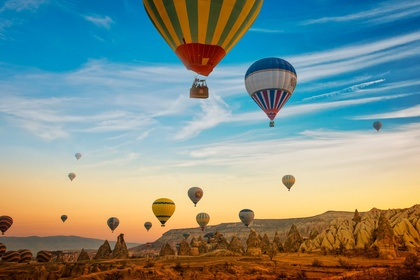
%> input picture Training Images/training_image.jpg, 420 x 280 px, shrunk from 1200 x 800 before the run
$ octave untitled4.m   (GNU Octave 9; MATLAB toolbox functions it lacks are replaced by stand-ins)
%> lines starting %> are read from the running program, lines starting %| are printed output that depends on the picture; long printed decimals are rounded
% 3SK3 Project 3
% Abdulrahman Hamideh - 400170395 - hamideha

training_img = double(imread("Training Images/training_image.jpg"));

r = training_img(:,:,1);
g = training_img(:,:,2);
b = training_img(:,:,3);

r_padded = padarray(r, [2 2], 'symmetric', 'both');
g_padded = padarray(g, [2 2], 'symmetric', 'both');
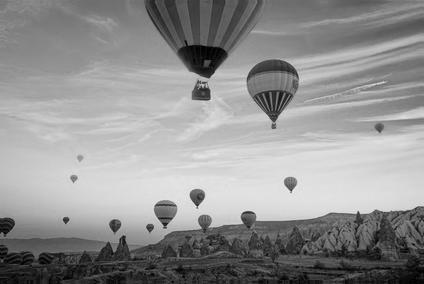
%> g_padded: size 284x424 double; min 0, max 234, mean 145.8
b_padded = padarray(b, [2 2], 'symmetric', 'both');
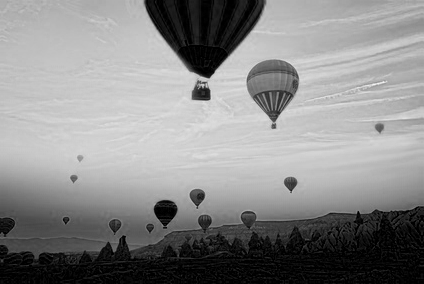
%> b_padded: size 284x424 double; min 0, max 244, mean 137.8

r = r(:);
g = g(:);
b = b(:);

r_patch = im2col(r_padded, [5,5]);
g_patch = im2col(g_padded, [5,5]);
b_patch = im2col(b_padded, [5,5]);

[Ag_rggb, Ab_rggb] = rggb(r_patch, g_patch, b_patch, g, b);
%> in rggb, `Ag = (X'*X)\X'*green;`: Ag = 25 values, max 0.456 at index 13, min -0.145 at index 11, mean 0.04
%> in rggb, `Ab = (X'*X)\X'*blue;`: Ab = 25 values, max 0.322 at index 13, min -0.155 at index 11, mean 0.04
%> Ag_rggb has the same summary as Ag in rggb; Ab_rggb has the same summary as Ab in rggb
[Ar_gbrg, Ab_gbrg] = gbrg(r_patch, g_patch, b_patch, r, b);
%> in gbrg, `Ar = (X'*X)\X'*red;`: Ar = 25 values, max 0.83 at index 13, min -0.166 at index 19, mean 0.0401
%> in gbrg, `Ab = (X'*X)\X'*blue;`: Ab = 25 values, max 0.691 at index 13, min -0.14 at index 23, mean 0.04
%> Ar_gbrg has the same summary as Ar in gbrg; Ab_gbrg has the same summary as Ab in gbrg
[Ar_grbg, Ab_grbg] = grbg(r_patch, g_patch, b_patch, r, b);
%> in grbg, `Ar = (X'*X)\X'*red;`: Ar = 25 values, max 0.748 at index 13, min -0.17 at index 3, mean 0.0401
%> in grbg, `Ab = (X'*X)\X'*blue;`: Ab = 25 values, max 0.752 at index 13, min -0.165 at index 7, mean 0.04
%> Ar_grbg has the same summary as Ar in grbg; Ab_grbg has the same summary as Ab in grbg
[Ar_bggr, Ag_bggr] = bggr(r_patch, g_patch, b_patch, r, g);
%> in bggr, `Ar = (X'*X)\X'*red;`: Ar = 25 values, max 0.48 at index 13, min -0.185 at index 11, mean 0.0401
%> in bggr, `Ag = (X'*X)\X'*green;`: Ag = 25 values, max 0.574 at index 13, min -0.157 at index 11, mean 0.04
%> Ar_bggr has the same summary as Ar in bggr; Ag_bggr has the same summary as Ag in bggr

img_i = imread("testing_image.jpeg");
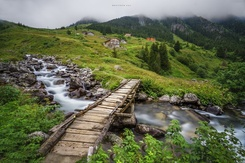
%> input picture testing_image.jpeg, 245 x 163 px, shrunk from 700 x 467 before the run
%> img_i is the input picture: size 163x245x3 uint8; mean R, G, B 101.5, 107.6, 80.1
img = im2double(img_i);
[m, n, z] = size(img);
%> m = 163; n = 245; z = 3

bayer_img = im2double(bayer(img, "bggr"));
bayer_img = padarray(bayer_img, [3 3], 'symmetric', 'both');
%> bayer_img: size 169x251 double
bayer_img(end - 2, :) = []; bayer_img(:, end - 2) = [];
bayer_img(3, :) = []; bayer_img(:, 3) = [];

% Assume BGGR Bayer filter
final_r = zeros(m, n);
final_r(2:2:end, 2:2:end) = img(2:2:end, 2:2:end, 1);
final_g = zeros(m, n);
final_g(1:2:end, 2:2:end) = img(1:2:end, 2:2:end, 2);
final_g(2:2:end, 1:2:end) = img(2:2:end, 1:2:end, 2);
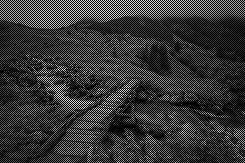
%> final_g: size 163x245 double; min 0, max 0.98, mean 0.211
final_b = zeros(m, n);
final_b(1:2:end, 1:2:end) = img(1:2:end, 1:2:end, 3);

for row = 3:m + 2
    for col = 3:n + 2
        img_mono = bayer_img(row - 2:row + 2, col - 2:col + 2);
        img_mono = img_mono(:);
        if mod(row, 2) && mod(col, 2)
            final_g(row - 2, col - 2) = Ag_bggr'*img_mono;
            final_r(row - 2, col - 2) = Ar_bggr'*img_mono;
        elseif ~mod(row, 2) && ~mod(col, 2)
            final_b(row - 2, col - 2) = Ab_rggb'*img_mono;
            final_g(row - 2, col - 2) = Ag_rggb'*img_mono;
        elseif mod(row, 2) && ~mod(col, 2)
            final_b(row - 2, col - 2) = Ab_gbrg'*img_mono;
            final_r(row - 2, col - 2) = Ar_gbrg'*img_mono;
        elseif ~mod(row, 2) && mod(col, 2)
            final_r(row - 2, col - 2) = Ar_grbg'*img_mono;
            final_b(row - 2, col - 2) = Ab_grbg'*img_mono;
        end
    end
end
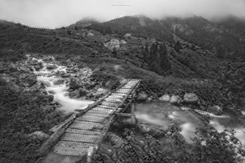
%> final_b: size 163x245 double; min -0.119, max 1, mean 0.314; drawn with min black and max white
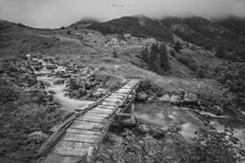
%> final_r: size 163x245 double; min -0.0801, max 1.14, mean 0.398; drawn with min black and max white

final = cat(3, final_r, final_g, final_b);
native_demosaic = demosaic(bayer(img_i, "rggb"), "rggb");

figure;
imshow(final)
title("Demosaiced image")

rmse = immse(uint8(final.*255), img_i);
%> rmse = 45.35
fprintf("The RMSE between the original and demosaiced image is: %.5f\n", rmse);
%| The RMSE between the original and demosaiced image is: 45.352

figure;
imshow(native_demosaic)
title("Demosaiced image using MATLAB demosaic()")
fprintf("The RMSE between the original and demosaiced image using MATLAB demosaic() is: %.5f\n", rmse_de);
%> (this line was passed over: rmse_de is not available in this run)

error = rgb2gray(uint8(final.*255) - img_i).^2;
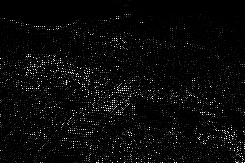
%> error: size 163x245 uint8; min 0, max 255, mean 9.7
figure;
imshow(error);
title("Error");

function bayer_img = bayer(img, pattern)
    [h, w, ~] = size(img);
    % Green
    bayer_img = img(:,:,2);

    if pattern == "rggb"
        % Red
        bayer_img(1:2:h, 1:2:w) = img(1:2:h, 1:2:w, 1);
        % Blue
        bayer_img(2:2:h, 2:2:w) = img(2:2:h, 2:2:w, 3);
    elseif pattern == "bggr"
        % Red
        bayer_img(2:2:h, 2:2:w) = img(2:2:h, 2:2:w, 1);
        % Blue
        bayer_img(1:2:h, 1:2:w) = img(1:2:h, 1:2:w, 3);
    elseif pattern == "gbrg"
        % Red
        bayer_img(2:2:h, 1:2:w) = img(2:2:h, 1:2:w, 1);
        % Blue
        bayer_img(1:2:h, 2:2:w) = img(1:2:h, 2:2:w, 3);
    elseif pattern == "grbg"
        % Red
        bayer_img(1:2:h, 2:2:w) = img(1:2:h, 2:2:w, 1);
        % Blue
        bayer_img(2:2:h, 1:2:w) = img(2:2:h, 1:2:w, 3);
    else
        error("Invalid pattern. Must be either 'rggb', 'bggr', 'grbg', or 'gbgr'")
    end
end

function [Ag,Ab] = rggb(Xr, Xg, Xb, green, blue)
    r = zeros(5); r(1:2:end, 1:2:end) = 1;
    g = zeros(5); g(2:2:end) = 1;
    b = zeros(5); b(2:2:end, 2:2:end) = 1;

    X = (r(:).*Xr + g(:).*Xg + b(:).*Xb)';

    Ag = (X'*X)\X'*green;
    Ab = (X'*X)\X'*blue;
end

function [Ar,Ab] = gbrg(Xr, Xg, Xb, red, blue)
    r = zeros(5); r(2:2:end, 1:2:end) = 1;
    g = zeros(5); g(1:2:end) = 1;
    b = zeros(5); b(1:2:end, 2:2:end) = 1;

    X = (r(:).*Xr + g(:).*Xg + b(:).*Xb)';

    Ar = (X'*X)\X'*red;
    Ab = (X'*X)\X'*blue;
end

function [Ar,Ab] = grbg(Xr, Xg, Xb, red, blue)
    r = zeros(5); r(1:2:end, 2:2:end) = 1;
    g = zeros(5); g(1:2:end) = 1;
    b = zeros(5); b(2:2:end, 1:2:end) = 1;

    X = (r(:).*Xr + g(:).*Xg + b(:).*Xb)';

    Ar = (X'*X)\X'*red;
    Ab = (X'*X)\X'*blue;
end

function [Ar,Ag] = bggr(Xr, Xg, Xb, red, green)
    r = zeros(5); r(2:2:end, 2:2:end) = 1;
    g = zeros(5); g(2:2:end) = 1;
    b = zeros(5); b(1:2:end, 1:2:end) = 1;

    X = (r(:).*Xr + g(:).*Xg + b(:).*Xb)';

    Ar = (X'*X)\X'*red;
    Ag = (X'*X)\X'*green;
end
